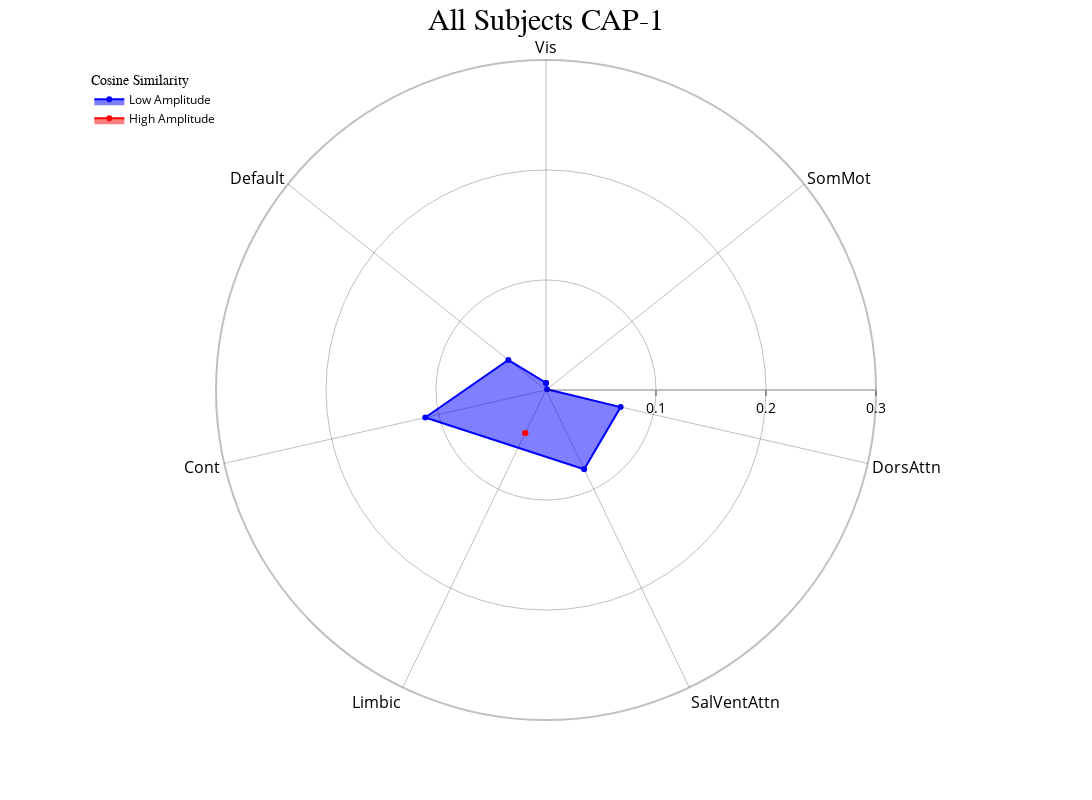
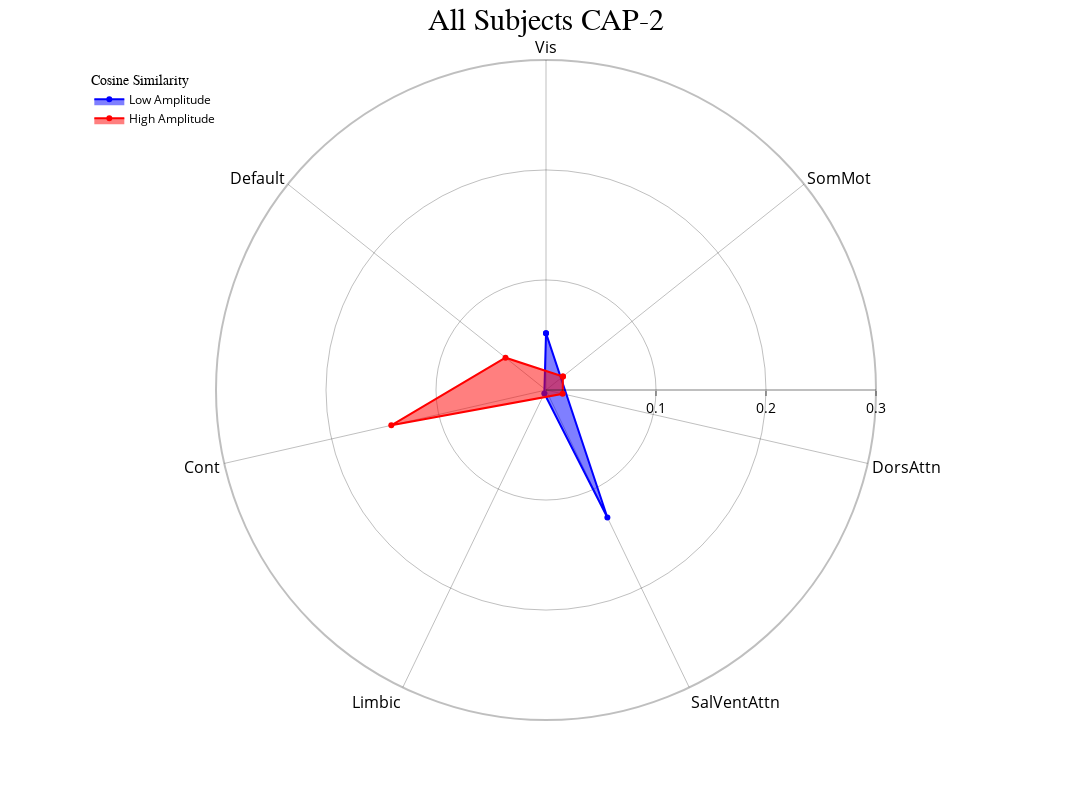
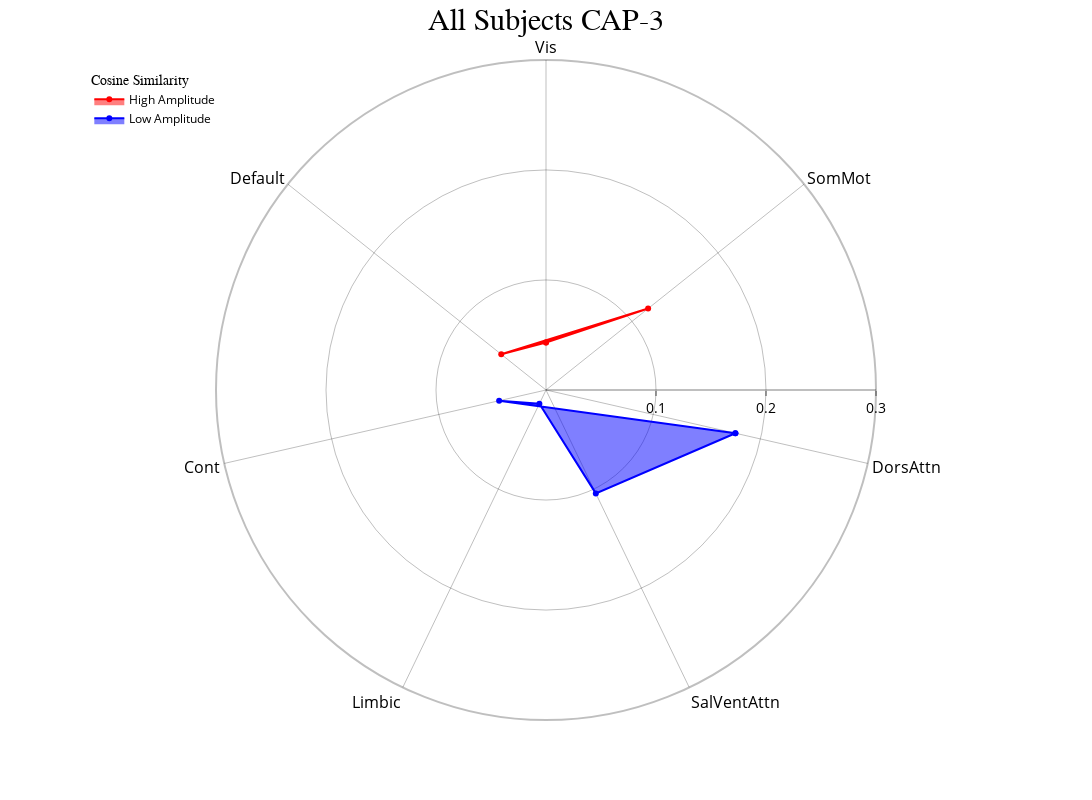
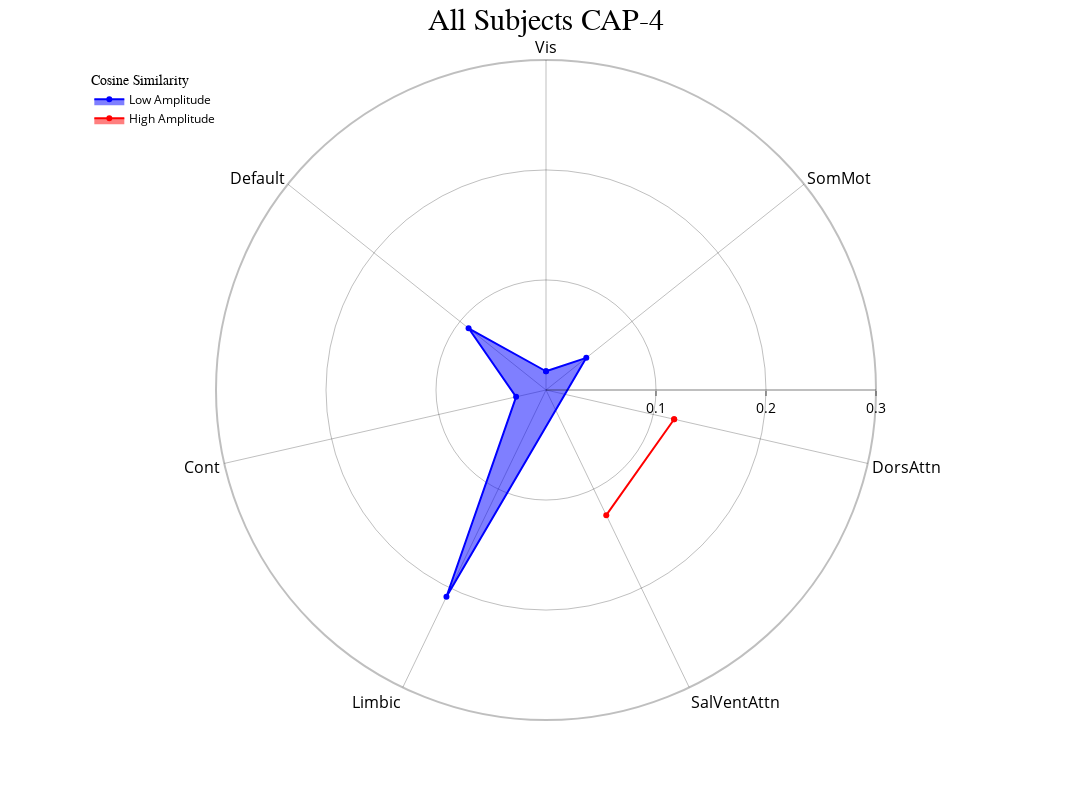

These figures' notebook cell, in order:
### Code cell
radialaxis={"showline": True, "linewidth": 2, "linecolor": "rgba(0, 0, 0, 0.25)", "gridcolor": "rgba(0, 0, 0, 0.25)", "ticks": "outside" , "tickfont": {"size": 14, "color": "black"},
"range": [0,0.3], "tickvals": [0.1,0.2,0.3]}
#cap_analysis.caps2radar(radialaxis=radialaxis, fill="toself", scattersize=10, output_dir = output_dir)
cap_analysis.caps2radar(radialaxis=radialaxis, fill="toself", scattersize=10)

### Figure 1 — Plotly figure (JSON) as saved in the notebook; plotly's stock layout.template omitted (floating-point values rounded to 4 significant figures)
{"data": [{"fill": "toself", "hovertemplate": "color=Low Amplitude<br>CAP-1=%{r}<br>regions=%{theta}<extra></extra>", "legendgroup": "Low Amplitude", "line": {"color": "rgba(0, 0, 255, 1)", "dash": "solid"}, "marker": {"symbol": "circle"}, "mode": "markers+lines", "name": "Low Amplitude", "r": [0.006425, 0.001195, 0.06957, 0.07991, 0.1126, 0.04383, 0.006425], "showlegend": true, "subplot": "polar", "theta": ["Vis", "SomMot", "DorsAttn", "SalVentAttn", "Cont", "Default", "Vis"], "type": "scatterpolar"}, {"fill": "toself", "hovertemplate": "color=High Amplitude<br>CAP-1=%{r}<br>regions=%{theta}<extra></extra>", "legendgroup": "High Amplitude", "line": {"color": "rgba(255, 0, 0, 1)", "dash": "solid"}, "marker": {"symbol": "circle"}, "mode": "markers+lines", "name": "High Amplitude", "r": [0.04337, 0.04337], "showlegend": true, "subplot": "polar", "theta": ["Limbic", "Limbic"], "type": "scatterpolar"}], "layout": {"height": 800, "legend": {"font": {"color": "black", "size": 12}, "title": {"font": {"family": "Times New Roman"}, "text": "Cosine Similarity"}, "tracegroupgap": 0, "x": 0.01, "xanchor": "left", "y": 0.99, "yanchor": "top"}, "margin": {"t": 60}, "polar": {"angularaxis": {"categoryarray": ["Vis", "SomMot", "DorsAttn", "SalVentAttn", "Limbic", "Cont", "Default"], "categoryorder": "array", "direction": "clockwise", "gridcolor": "rgba(0, 0, 0, 0.25)", "linecolor": "rgba(0, 0, 0, 0.25)", "linewidth": 2, "rotation": 90, "showline": true, "tickfont": {"color": "black", "size": 16}}, "bgcolor": "white", "domain": {"x": [0, 1], "y": [0, 1]}, "radialaxis": {"gridcolor": "rgba(0, 0, 0, 0.25)", "linecolor": "rgba(0, 0, 0, 0.25)", "linewidth": 2, "range": [0, 0.3], "showline": true, "tickfont": {"color": "black", "size": 14}, "ticks": "outside", "tickvals": [0.1, 0.2, 0.3]}}, "title": {"font": {"color": "black", "family": "Times New Roman", "size": 30}, "text": "All Subjects CAP-1", "x": 0.5}, "width": 1200}}

### Figure 2 — Plotly figure (JSON) as saved in the notebook; plotly's stock layout.template omitted (floating-point values rounded to 4 significant figures)
{"data": [{"fill": "toself", "hovertemplate": "color=Low Amplitude<br>CAP-2=%{r}<br>regions=%{theta}<extra></extra>", "legendgroup": "Low Amplitude", "line": {"color": "rgba(0, 0, 255, 1)", "dash": "solid"}, "marker": {"symbol": "circle"}, "mode": "markers+lines", "name": "Low Amplitude", "r": [0.05166, 0.1286, 0.003524, 0.05166], "showlegend": true, "subplot": "polar", "theta": ["Vis", "SalVentAttn", "Limbic", "Vis"], "type": "scatterpolar"}, {"fill": "toself", "hovertemplate": "color=High Amplitude<br>CAP-2=%{r}<br>regions=%{theta}<extra></extra>", "legendgroup": "High Amplitude", "line": {"color": "rgba(255, 0, 0, 1)", "dash": "solid"}, "marker": {"symbol": "circle"}, "mode": "markers+lines", "name": "High Amplitude", "r": [0.0197, 0.01552, 0.1443, 0.04709, 0.0197], "showlegend": true, "subplot": "polar", "theta": ["SomMot", "DorsAttn", "Cont", "Default", "SomMot"], "type": "scatterpolar"}], "layout": {"height": 800, "legend": {"font": {"color": "black", "size": 12}, "title": {"font": {"family": "Times New Roman"}, "text": "Cosine Similarity"}, "tracegroupgap": 0, "x": 0.01, "xanchor": "left", "y": 0.99, "yanchor": "top"}, "margin": {"t": 60}, "polar": {"angularaxis": {"categoryarray": ["Vis", "SomMot", "DorsAttn", "SalVentAttn", "Limbic", "Cont", "Default"], "categoryorder": "array", "direction": "clockwise", "gridcolor": "rgba(0, 0, 0, 0.25)", "linecolor": "rgba(0, 0, 0, 0.25)", "linewidth": 2, "rotation": 90, "showline": true, "tickfont": {"color": "black", "size": 16}}, "bgcolor": "white", "domain": {"x": [0, 1], "y": [0, 1]}, "radialaxis": {"gridcolor": "rgba(0, 0, 0, 0.25)", "linecolor": "rgba(0, 0, 0, 0.25)", "linewidth": 2, "range": [0, 0.3], "showline": true, "tickfont": {"color": "black", "size": 14}, "ticks": "outside", "tickvals": [0.1, 0.2, 0.3]}}, "title": {"font": {"color": "black", "family": "Times New Roman", "size": 30}, "text": "All Subjects CAP-2", "x": 0.5}, "width": 1200}}

### Figure 3 — Plotly figure (JSON) as saved in the notebook; plotly's stock layout.template omitted (floating-point values rounded to 4 significant figures)
{"data": [{"fill": "toself", "hovertemplate": "color=High Amplitude<br>CAP-3=%{r}<br>regions=%{theta}<extra></extra>", "legendgroup": "High Amplitude", "line": {"color": "rgba(255, 0, 0, 1)", "dash": "solid"}, "marker": {"symbol": "circle"}, "mode": "markers+lines", "name": "High Amplitude", "r": [0.04315, 0.1187, 0.05203, 0.04315], "showlegend": true, "subplot": "polar", "theta": ["Vis", "SomMot", "Default", "Vis"], "type": "scatterpolar"}, {"fill": "toself", "hovertemplate": "color=Low Amplitude<br>CAP-3=%{r}<br>regions=%{theta}<extra></extra>", "legendgroup": "Low Amplitude", "line": {"color": "rgba(0, 0, 255, 1)", "dash": "solid"}, "marker": {"symbol": "circle"}, "mode": "markers+lines", "name": "Low Amplitude", "r": [0.1766, 0.1043, 0.01386, 0.04371, 0.1766], "showlegend": true, "subplot": "polar", "theta": ["DorsAttn", "SalVentAttn", "Limbic", "Cont", "DorsAttn"], "type": "scatterpolar"}], "layout": {"height": 800, "legend": {"font": {"color": "black", "size": 12}, "title": {"font": {"family": "Times New Roman"}, "text": "Cosine Similarity"}, "tracegroupgap": 0, "x": 0.01, "xanchor": "left", "y": 0.99, "yanchor": "top"}, "margin": {"t": 60}, "polar": {"angularaxis": {"categoryarray": ["Vis", "SomMot", "DorsAttn", "SalVentAttn", "Limbic", "Cont", "Default"], "categoryorder": "array", "direction": "clockwise", "gridcolor": "rgba(0, 0, 0, 0.25)", "linecolor": "rgba(0, 0, 0, 0.25)", "linewidth": 2, "rotation": 90, "showline": true, "tickfont": {"color": "black", "size": 16}}, "bgcolor": "white", "domain": {"x": [0, 1], "y": [0, 1]}, "radialaxis": {"gridcolor": "rgba(0, 0, 0, 0.25)", "linecolor": "rgba(0, 0, 0, 0.25)", "linewidth": 2, "range": [0, 0.3], "showline": true, "tickfont": {"color": "black", "size": 14}, "ticks": "outside", "tickvals": [0.1, 0.2, 0.3]}}, "title": {"font": {"color": "black", "family": "Times New Roman", "size": 30}, "text": "All Subjects CAP-3", "x": 0.5}, "width": 1200}}

### Figure 4 — Plotly figure (JSON) as saved in the notebook; plotly's stock layout.template omitted (floating-point values rounded to 4 significant figures)
{"data": [{"fill": "toself", "hovertemplate": "color=Low Amplitude<br>CAP-4=%{r}<br>regions=%{theta}<extra></extra>", "legendgroup": "Low Amplitude", "line": {"color": "rgba(0, 0, 255, 1)", "dash": "solid"}, "marker": {"symbol": "circle"}, "mode": "markers+lines", "name": "Low Amplitude", "r": [0.01705, 0.04686, 0.2086, 0.02787, 0.09001, 0.01705], "showlegend": true, "subplot": "polar", "theta": ["Vis", "SomMot", "Limbic", "Cont", "Default", "Vis"], "type": "scatterpolar"}, {"fill": "toself", "hovertemplate": "color=High Amplitude<br>CAP-4=%{r}<br>regions=%{theta}<extra></extra>", "legendgroup": "High Amplitude", "line": {"color": "rgba(255, 0, 0, 1)", "dash": "solid"}, "marker": {"symbol": "circle"}, "mode": "markers+lines", "name": "High Amplitude", "r": [0.1195, 0.1263, 0.1195], "showlegend": true, "subplot": "polar", "theta": ["DorsAttn", "SalVentAttn", "DorsAttn"], "type": "scatterpolar"}], "layout": {"height": 800, "legend": {"font": {"color": "black", "size": 12}, "title": {"font": {"family": "Times New Roman"}, "text": "Cosine Similarity"}, "tracegroupgap": 0, "x": 0.01, "xanchor": "left", "y": 0.99, "yanchor": "top"}, "margin": {"t": 60}, "polar": {"angularaxis": {"categoryarray": ["Vis", "SomMot", "DorsAttn", "SalVentAttn", "Limbic", "Cont", "Default"], "categoryorder": "array", "direction": "clockwise", "gridcolor": "rgba(0, 0, 0, 0.25)", "linecolor": "rgba(0, 0, 0, 0.25)", "linewidth": 2, "rotation": 90, "showline": true, "tickfont": {"color": "black", "size": 16}}, "bgcolor": "white", "domain": {"x": [0, 1], "y": [0, 1]}, "radialaxis": {"gridcolor": "rgba(0, 0, 0, 0.25)", "linecolor": "rgba(0, 0, 0, 0.25)", "linewidth": 2, "range": [0, 0.3], "showline": true, "tickfont": {"color": "black", "size": 14}, "ticks": "outside", "tickvals": [0.1, 0.2, 0.3]}}, "title": {"font": {"color": "black", "family": "Times New Roman", "size": 30}, "text": "All Subjects CAP-4", "x": 0.5}, "width": 1200}}
